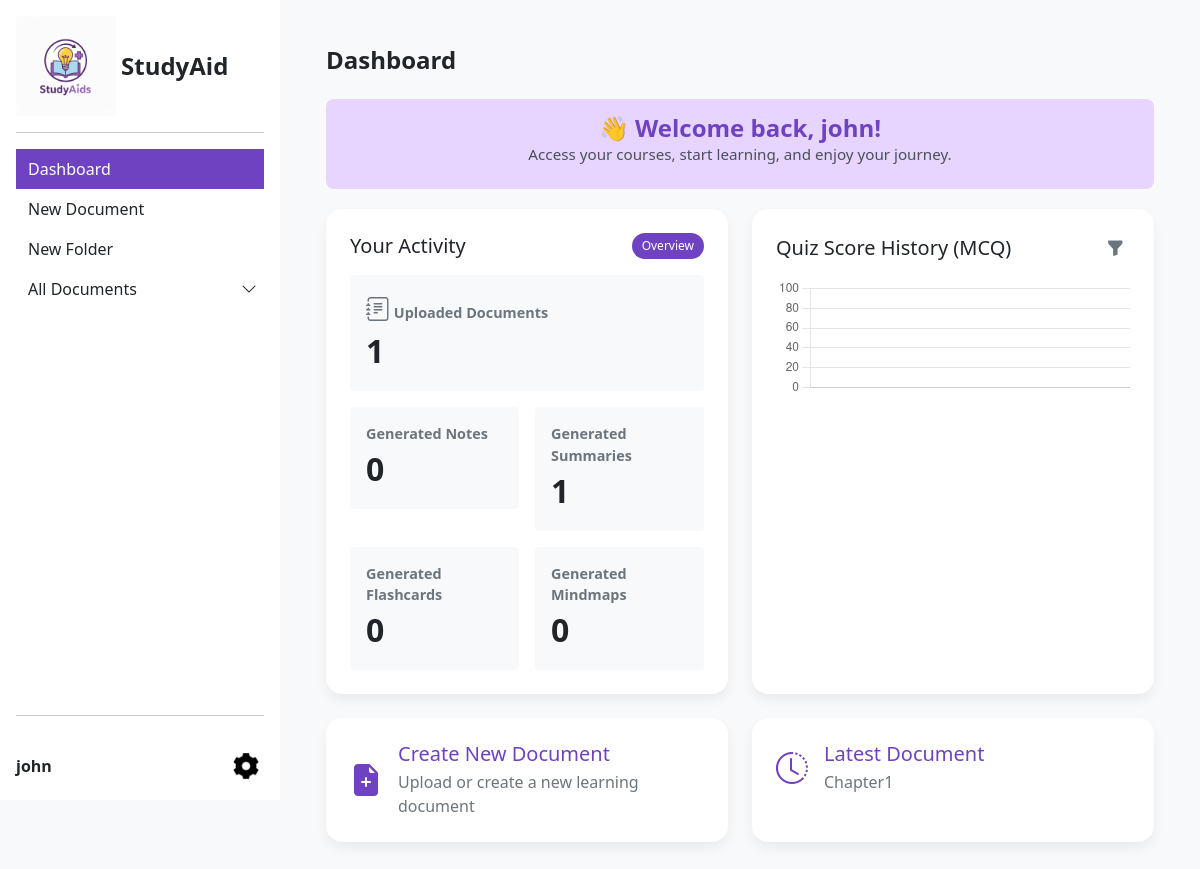
Page /user/dashboard (signed in) on the earlier database version.
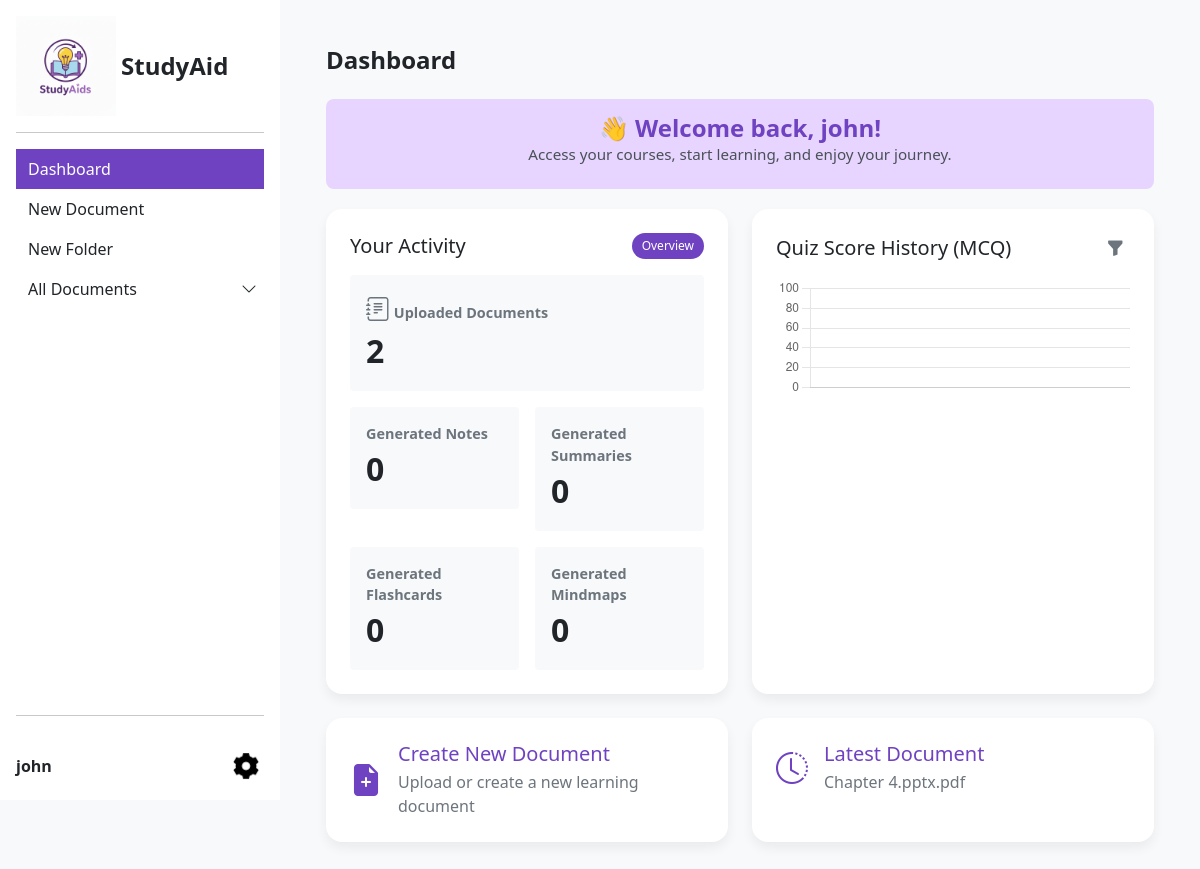
Same page on the later database version.
### tables this page shows
CREATE TABLE `user` (
  `userID` int(11) NOT NULL,
  `email` varchar(255) NOT NULL,
  `password` varchar(255) NOT NULL,
  `username` varchar(255) NOT NULL,
  `profilePic` varchar(255) DEFAULT NULL,
  `isActive` enum('TRUE','FALSE') NOT NULL DEFAULT 'TRUE'
);

CREATE TABLE `file` (
  `fileID` int(11) NOT NULL,
  `userID` int(11) NOT NULL,
  `folderID` int(11) DEFAULT NULL,
  `name` varchar(255) NOT NULL,
  `fileType` varchar(255) NOT NULL,
  `extracted_text` mediumtext DEFAULT NULL,
  `filePath` varchar(255) NOT NULL,
  `uploadDate` date NOT NULL DEFAULT current_timestamp()
);

### autoloader.php (called while the page is built, shortened)
<?php
spl_autoload_register(function ($class) {
    $prefix = 'App\\';
    $base_dir = __DIR__ . '/app/';
    $len = strlen($prefix);
    if (strncmp($prefix, $class, $len) !== 0) {
        return;
    }
    $relative_class = substr($class, $len);
    $file = $base_dir . str_replace('\\', '/', $relative_class) . '.php';
});

### app/config/cloud_storage.php (called while the page is built)
<?php
return [
    'bucket_name' => 'studyaid-documents',
    'key_file_path' => __DIR__ . '/../../credentials/studyaid-475504-ab6eeec0b8d7.json',
];

### app/models/lmModel.php (called while the page is built, shortened)
<?php
class LmModel
{
    public function __construct()
    {
        $config = require __DIR__ . '/../config/cloud_storage.php';
    }
}

### app/controllers/userController.php (called while the page is built, shortened)
<?php
class UserController {
    private $userModel;
    private $db;
    public function __construct() {
        $this->userModel = new UserModel();
        $this->db = new Database();
    }
    public function getUserInfo(){
        $userId = (int)$_SESSION['user_id'];
        $user = $this->userModel->getUserById($userId);
        return $user;
    }
    public function dashboard() {
        $userId = (int)$_SESSION['user_id'];
        $user = $this->getUserInfo();
        $conn = $this->db->connect();
        $stmt = $conn->prepare("SELECT COUNT(*) FROM file WHERE userID = :userId");
        $stmt->bindParam(':userId', $userId);
        $stmt->execute();
        $documentsCount = (int)$stmt->fetchColumn();
        $stmt = $conn->prepare("SELECT COUNT(*)
                                FROM note n
                                INNER JOIN file f ON n.fileID = f.fileID
                                WHERE f.userID = :userId");
        $stmt->bindParam(':userId', $userId);
        $stmt->execute();
        $notesCount = (int)$stmt->fetchColumn();
        $stmt = $conn->prepare("SELECT COUNT(*)
                                FROM summary s
                                INNER JOIN file f ON s.fileID = f.fileID
                                WHERE f.userID = :userId");
        $stmt->bindParam(':userId', $userId);
        $stmt->execute();
        $summariesCount = (int)$stmt->fetchColumn();
        $stmt = $conn->prepare("SELECT COUNT(*)
                                FROM flashcard fc
                                INNER JOIN file f ON fc.fileID = f.fileID
                                WHERE f.userID = :userId");
        $stmt->bindParam(':userId', $userId);
        $stmt->execute();
        $flashcardsCount = (int)$stmt->fetchColumn();
        $stmt = $conn->prepare("SELECT COUNT(*)
                                FROM mindmap m
                                INNER JOIN file f ON m.fileID = f.fileID
                                WHERE f.userID = :userId");
        $stmt->bindParam(':userId', $userId);
        $stmt->execute();
        $mindmapsCount = (int)$stmt->fetchColumn();
        $stmt = $conn->prepare("SELECT fileID, name FROM file WHERE userID = :userId ORDER BY fileID DESC LIMIT 1");
        $stmt->bindParam(':userId', $userId);
        $stmt->execute();
        $latestDocument = $stmt->fetch(\PDO::FETCH_ASSOC) ?: null;
        $latestDocumentName = $latestDocument ? $latestDocument['name'] : 'No documents yet';
        require_once 'app/views/dashboardView.php';
    }
}

### app/models/userModel.php (called while the page is built, shortened)
<?php
class UserModel {
    private $db;
    public function __construct() {
        $this->db = new Database();
    }
    public function getUserById($userId){
        $conn = $this->db->connect();
        $query = "SELECT * FROM user WHERE userID = :userId";
        $stmt = $conn->prepare($query);
        $stmt->bindParam(':userId', $userId);
        $stmt->execute();
        return $stmt->fetch(\PDO::FETCH_ASSOC);
    }
}

### app/views/dashboardView.php (the view, shortened to what this page needs)
<!DOCTYPE html>
<html lang="en">
<head>
    <link href="https://cdn.jsdelivr.net/npm/bootstrap@5.0.2/dist/css/bootstrap.min.css" rel="stylesheet">
    <link rel="stylesheet" href="https://cdn.jsdelivr.net/npm/bootstrap-icons@1.11.1/font/bootstrap-icons.css">
</head>
<body class="d-flex flex-column min-vh-100">
    <div class="d-flex flex-grow-1">
        <?php include VIEW_SIDEBAR; ?>
        <main class="flex-grow-1 p-3">
            <div class="container-fluid upload-container">
                <h3 class="mb-4" style="color: #212529; font-size: 1.5rem; font-weight: 600;">Dashboard</h3>
                <?php if (isset($user) && isset($user['username'])): ?>
                    <div class="welcome-message pb-4">
                        <h2 class="mb-0" style="color: #6f42c1;">👋 Welcome back, <?= htmlspecialchars($user['username']) ?>!</h2>
                        <p class="mb-0" style="color: #495057;">Access your courses, start learning, and enjoy your journey.</p>
                    </div>
                <?php endif; ?>
        <div class="row g-4">
            <div class="col-lg-6">
                <div class="card p-4 h-100 card-click" id="activityCard" title="Click to view report">
                    <div class="d-flex justify-content-between align-items-center mb-3">
                        <h5 class="mb-0">Your Activity</h5>
                        <span class="stat-badge">Overview</span>
                    </div>
                    <div class="row g-3">
                        <div class="col-12">
                            <div class="p-3 bg-light rounded">
                                <div class="stat-title"><i class="bi bi-journal-text" style="font-size: 1.5rem;"></i> Uploaded Documents</div>
                                <div class="stat-value"><?= isset($documentsCount) ? (int)$documentsCount : 0 ?></div>
                            </div>
                        </div>
                        <div class="col-6">
                            <div class="p-3 bg-light rounded">
                                <div class="stat-title">Generated Notes</div>
                                <div class="stat-value"><?= isset($notesCount) ? (int)$notesCount : 0 ?></div>
                            </div>
                        </div>
                        <div class="col-6">
                            <div class="p-3 bg-light rounded">
                                <div class="stat-title">Generated Summaries</div>
                                <div class="stat-value"><?= isset($summariesCount) ? (int)$summariesCount : 0 ?></div>
                            </div>
                        </div>
                        <div class="col-6">
                            <div class="p-3 bg-light rounded">
                                <div class="stat-title">Generated Flashcards</div>
                                <div class="stat-value"><?= isset($flashcardsCount) ? (int)$flashcardsCount : 0 ?></div>
                            </div>
                        </div>
                        <div class="col-6">
                            <div class="p-3 bg-light rounded">
                                <div class="stat-title">Generated Mindmaps</div>
                                <div class="stat-value"><?= isset($mindmapsCount) ? (int)$mindmapsCount : 0 ?></div>
                            </div>
                        </div>
                    </div>
                </div>
            </div>
            <div class="col-lg-6">
                <div class="card p-4 h-100">
                    <div class="d-flex justify-content-between align-items-center mb-3">
                        <h5 class="mb-0">Quiz Score History (MCQ)</h5>
                        <div class="dropdown">
                            <button class="btn-icon" id="filterDropdownBtn" data-bs-toggle="dropdown" aria-expanded="false" title="Filter by period">
                                <i class="bi bi-funnel-fill" style="font-size: 1.1rem;"></i>
                            </button>
                        </div>
                    </div>
                    <canvas id="quizChart" height="120"></canvas>
                </div>
            </div>
            <div class="col-lg-6">
                <a href="<?= NEW_DOCUMENT ?>" class="text-decoration-none">
                    <div class="card p-4 h-100 card-click card-hover-theme">
                        <div class="d-flex align-items-center">
                            <div class="me-3">
                                <i class="bi bi-file-earmark-plus-fill" style="font-size: 2rem; color: #6f42c1;"></i>
                            </div>
                            <div>
                                <h5 class="mb-1 card-title-theme">Create New Document</h5>
                                <p class="mb-0 card-text">Upload or create a new learning document</p>
                            </div>
                        </div>
                    </div>
                </a>
            </div>
            <div class="col-lg-6">
                <div class="card p-4 h-100 card-click card-hover-theme" onclick="goToLatestDocument()">
                    <div class="d-flex align-items-center">
                        <div class="me-3">
                            <i class="bi bi-clock-history" style="font-size: 2rem; color: #6f42c1;"></i>
                        </div>
                        <div>
                            <h5 class="mb-1 card-title-theme">Latest Document</h5>
                            <p class="mb-0 card-text"><?= htmlspecialchars(isset($latestDocumentName) ? $latestDocumentName : 'No documents yet') ?></p>
                        </div>
                    </div>
                </div>
            </div>
        </div>
        </main>
    </div>
</body>
</html>

### index.php (shortened to what this page needs)
<?php
require_once 'autoloader.php';
$url = isset($_GET['url']) ? $_GET['url'] : 'auth/home';
$url = rtrim($url, '/');
$url = filter_var($url, FILTER_SANITIZE_URL);
$url = explode('/', $url);
$controllerName = !empty($url[0]) ? ucfirst($url[0]) . 'Controller' : 'AuthController';
$methodName = isset($url[1]) ? $url[1] : 'login';
$controllerClass = 'App\\Controllers\\' . $controllerName;
if (class_exists($controllerClass)) {
    $controller = new $controllerClass;
    if (method_exists($controller, $methodName)) {
        $params = array_slice($url, 2);
        call_user_func_array([$controller, $methodName], $params);
    } else {
        echo "Method not found: " . $methodName;
    }
} else {
    echo "Controller not found: " . $controllerName;
}
?>

### app/views/sidebar.php (shortened to what this page needs)
<?php
$current_url = $_GET['url'] ?? 'user/dashboard';
$isDocumentsActive = ($current_url === URL_DISPLAY_LEARNING_MATERIALS || isset($_GET['folder_id']));
function isActive($link_url, $current_url)
{
  $link_param = null;
  $parts = parse_url($link_url);
  if (isset($parts['query'])) {
    parse_str($parts['query'], $query_params);
    if (isset($query_params['url'])) {
      $link_param = $query_params['url'];
    }
  }
  return ($link_param === $current_url) ? 'active' : '';
}
?>
<link rel="stylesheet" href="https://cdn.jsdelivr.net/npm/bootstrap-icons@1.11.3/font/bootstrap-icons.css">
<div class="sidebar-wrapper d-flex flex-column flex-shrink-0 p-3 text-dark bg-white">
  <a href="<?= DASHBOARD ?>" class="d-flex align-items-center mb-3 mb-md-0 me-md-auto text-dark text-decoration-none">
    <div class="logo-box"><img src="<?= IMG_LOGO ?>" alt="StudyAids Logo"></div>
    <strong class="fs-4">StudyAid</strong>
  </a>
  <hr>
  <ul class="nav nav-pills flex-column mb-auto sidebar-nav">
    <li class="sidebarlist <?php echo isActive(URL_DASHBOARD, $current_url); ?>">
      <a href="<?= DASHBOARD ?>" class="nav-link text-dark <?php echo isActive(URL_DASHBOARD, $current_url); ?>" aria-current="page">
        Dashboard
      </a>
    </li>
    <li class="sidebarlist <?php echo isActive(URL_NEW_DOCUMENT, $current_url); ?>">
      <a href="<?= NEW_DOCUMENT ?>" class="nav-link text-dark <?php echo isActive(URL_NEW_DOCUMENT, $current_url); ?>">
        New Document
      </a>
    </li>
    <li class="sidebarlist <?php echo isActive(URL_NEW_FOLDER, $current_url); ?>">
      <a href="<?= NEW_FOLDER ?>" class="nav-link text-dark <?php echo isActive(URL_NEW_FOLDER, $current_url); ?>">
        New Folder
      </a>
    </li>
    <li class="sidebarlist">
      <div class="d-flex justify-content-between align-items-center w-100">
        <a href="<?= DISPLAY_LEARNING_MATERIALS ?>" class="nav-link text-dark flex-grow-1 <?php echo $isDocumentsActive ? 'active' : ''; ?>" id="allDocumentsLink">
          All Documents
        </a>
        <button class="nav-link text-dark border-0 bg-transparent p-0 ms-2"
                type="button"
                data-bs-toggle="collapse"
                data-bs-target="#document-collapse"
                aria-expanded="<?= $isDocumentsActive ? 'true' : 'false'; ?>"
                style="width: auto; min-width: 30px;">
          <i class="bi bi-chevron-down transition"></i>
        </button>
      </div>
    </li>
  </ul>
  <hr>
  <div class="sidebar-footer">
    <div class="d-flex align-items-center">
      <strong><?= $user['username']?></strong>
      <div class="dropup ms-auto">
        <button class="btn btn-toggle" type="button" id="settingsDropdown" data-bs-toggle="dropdown" aria-expanded="false" style="border: none; background: none; padding: 0;">
          <img src="<?= IMG_SETTING ?>" alt="settings" width="28" height="28">
        </button>
      </div>
    </div>
  </div>
</div>

### app/views/dashboardView.php (style rules this page uses)
body { background-color: #f8f9fa; }
.upload-container { background-color: #f8f9fa; padding: 30px; }
.card { border: none; border-radius: 16px; box-shadow: 0 6px 12px rgba(0, 0, 0, 0.06); }
.card-click { cursor: pointer; transition: transform .15s ease, box-shadow .15s ease; }
.card-hover-theme { transition: all .3s ease; background-color: #ffffff; }
.stat-title { color: #6c757d; font-weight: 600; font-size: .9rem; }
.stat-value { font-size: 2rem; font-weight: 700; color: #212529; }
.stat-badge { background: #6f42c1; color: #fff; font-size: .75rem; padding: 4px 10px; border-radius: 999px; }
.card-title-theme { color: #6f42c1; }
.btn-icon { background: transparent; border: none; color: #6c757d; }
.card-text { color: #6c757d; }
.welcome-message { background-color: #e7d5ff; padding: 15px 25px; border-radius: 8px; margin: 20px 0; text-align: center; }
.welcome-message h2 { color: #6b42c2; font-weight: 600; margin-bottom: 8px; font-size: 1.5rem; }
.welcome-message p { color: #5b4782; font-size: 0.95rem; margin: 0; }

### app/views/sidebar.php (style rules this page uses)
.sidebar-wrapper { width: 280px; height: 100vh; position: fixed; top: 0; left: 0; z-index: 1000; overflow: hidden; display: flex; flex-direction: column; }
body > .d-flex.flex-grow-1 > main, body > .d-flex > main { margin-left: 280px; width: calc(100% - 280px); min-width: 0; }
body { overflow-x: hidden; }
.logo-box { background-color: #00000000; display: inline-flex; align-items: center; justify-content: center; margin-right: 5px; font-size: 14px; }
.logo-box img { width: 100px; height: 100px; object-fit: contain; }
.sidebar-nav { flex: 1; overflow: visible; }
.sidebarlist.active { background-color: #6f42c1 !important; }
.nav-link.active { background-color: #6f42c1 !important; color: white !important; }
.nav-link { cursor: pointer; border-radius: 6px; padding: 8px 12px; }
.bi-chevron-down { transition: transform 0.3s ease; }
.sidebar-footer { margin-top: auto; padding-top: 1rem; }
.sidebar-footer .d-flex { padding: 0; }
.btn-toggle { border-radius: 8px; transition: all 0.2s; padding: 4px !important; }

Differences in the rows shown:
removed file: name "Chapter1"
added file: name "Chapter 4.pptx.pdf"
Other differences:
$documentsCount: "1" → "2"
$summariesCount: "1" → "0"
